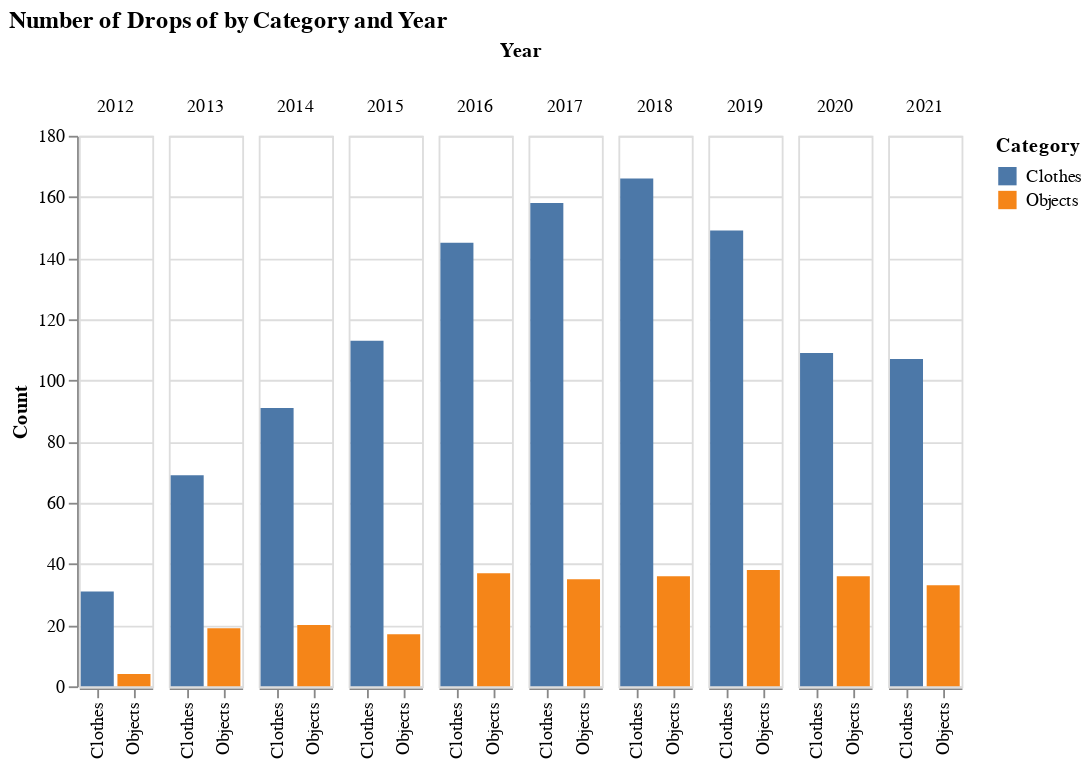

Source (notebook cell):
### Markdown cell above
## Breakdown by Category

The category breakdown shows that the bulk of the gap to previous years comes in the clothes. The number of object drops has changed little since 2016; the big swings are in the number of clothing drops.

### Code cell
tdf = df_all.groupby(['Category', 'Year']).count()['Release'].reset_index()
# tdf = ytd_df.groupby(['Category', 'Year']).count()['Release'].reset_index()
tdf.columns = ['Category', 'Year', 'Count']
alt.Chart(tdf, width=40).mark_bar().encode(
    x=alt.X('Category:N', sort=kind_sort_order, title=None),
    y='Count:Q',
    color=alt.Color('Category:N', sort=kind_sort_order),
    column='Year:O',
    tooltip=['Count', ]
).configure_facet(spacing=7).properties(title=f"Number of Drops of by Category and Year")

### Figure 1 — Vega-Lite specification as saved in the notebook (floating-point values rounded to 4 significant figures)
{"$schema": "https://vega.github.io/schema/vega-lite/v4.8.1.json", "config": {"facet": {"spacing": 7}, "view": {"continuousHeight": 300, "continuousWidth": 400}}, "data": {"name": "data-0120a3d23347b07a556c26c84d573ab1"}, "datasets": {"data-0120a3d23347b07a556c26c84d573ab1": [{"Category": "Clothes", "Count": 31, "Year": 2012}, {"Category": "Clothes", "Count": 69, "Year": 2013}, {"Category": "Clothes", "Count": 91, "Year": 2014}, {"Category": "Clothes", "Count": 113, "Year": 2015}, {"Category": "Clothes", "Count": 145, "Year": 2016}, {"Category": "Clothes", "Count": 158, "Year": 2017}, {"Category": "Clothes", "Count": 166, "Year": 2018}, {"Category": "Clothes", "Count": 149, "Year": 2019}, {"Category": "Clothes", "Count": 109, "Year": 2020}, {"Category": "Clothes", "Count": 107, "Year": 2021}, {"Category": "Objects", "Count": 4, "Year": 2012}, {"Category": "Objects", "Count": 19, "Year": 2013}, {"Category": "Objects", "Count": 20, "Year": 2014}, {"Category": "Objects", "Count": 17, "Year": 2015}, {"Category": "Objects", "Count": 37, "Year": 2016}, {"Category": "Objects", "Count": 35, "Year": 2017}, {"Category": "Objects", "Count": 36, "Year": 2018}, {"Category": "Objects", "Count": 38, "Year": 2019}, {"Category": "Objects", "Count": 36, "Year": 2020}, {"Category": "Objects", "Count": 33, "Year": 2021}]}, "encoding": {"color": {"field": "Category", "sort": ["Bottom", "Top", "Layer"], "type": "nominal"}, "column": {"field": "Year", "type": "ordinal"}, "tooltip": [{"field": "Count", "type": "quantitative"}], "x": {"field": "Category", "sort": ["Bottom", "Top", "Layer"], "title": null, "type": "nominal"}, "y": {"field": "Count", "type": "quantitative"}}, "mark": "bar", "title": "Number of Drops of by Category and Year", "width": 40}
